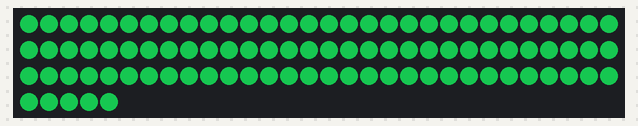
Simulated run of this sketch. Board: Arduino Uno, built with avr-gcc and run on an emulated ATmega328P. On the bench: 95 RGB LEDs in strip order, left to right, continuing on the next row. Dim RGB values are drawn brighter than linear.

Above: at 0.16 s.
At 1.08 s:
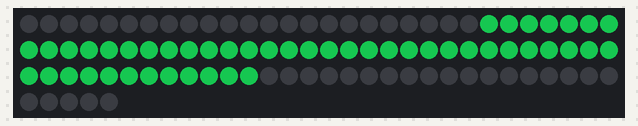
At 1.9 s:
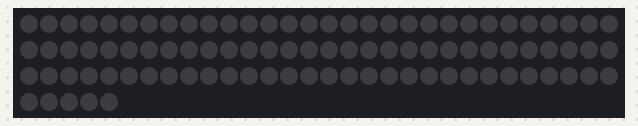

The sketch:

flashSequentially.ino
```cpp
#include <Adafruit_NeoPixel.h>

#define LED_PIN 12 // GPOI 12
#define LED_COUNT 95

Adafruit_NeoPixel strip = Adafruit_NeoPixel(LED_COUNT, LED_PIN, NEO_GRB + NEO_KHZ800);

void setup() {
  strip.begin();
  strip.show(); // all pixels to off
}

void loop() {
  flashSequentially();
}


void flashSequentially() {
  // Set all the pixels to off
  for (int i = 0; i < LED_COUNT; i++) {
    strip.setPixelColor(i, strip.Color(0, 0, 0));
  }
  strip.show();

  int start = 0;
  int end = LED_COUNT - 1;

  while (true) {
    // Flash from start to end
    for (int i = start; i <= end; i++) {
      strip.setPixelColor(i, strip.Color(11, 99, 40));
    }
    strip.show();
    delay(5);

    for (int i = start; i <= end; i++) {
      strip.setPixelColor(i, strip.Color(0, 0, 0));
    }
    strip.show();
    delay(5);

    // Flash from end to start
    for (int i = end; i >= start; i--) {
      strip.setPixelColor(i, strip.Color(11, 99, 40));
    }
    strip.show();
    delay(5);

    for (int i = end; i >= start; i--) {
      strip.setPixelColor(i, strip.Color(0, 0, 0));
    }
    strip.show();
    delay(5);

    // Increment start and decrement end
    start++;
    end--;

    // Reset start and end if they exceed the number of pixels
    if (start >= LED_COUNT) {
      start = 0;
    }
    if (end < 0) {
      end = LED_COUNT - 1;
    }
  }
}
```

Measured:
- by itself, everything shown: repeats every 3.5 s, in 7 steps
- what the display in image 2 shows lasts 1.7 s, from 1.8 s to 3.5 s
